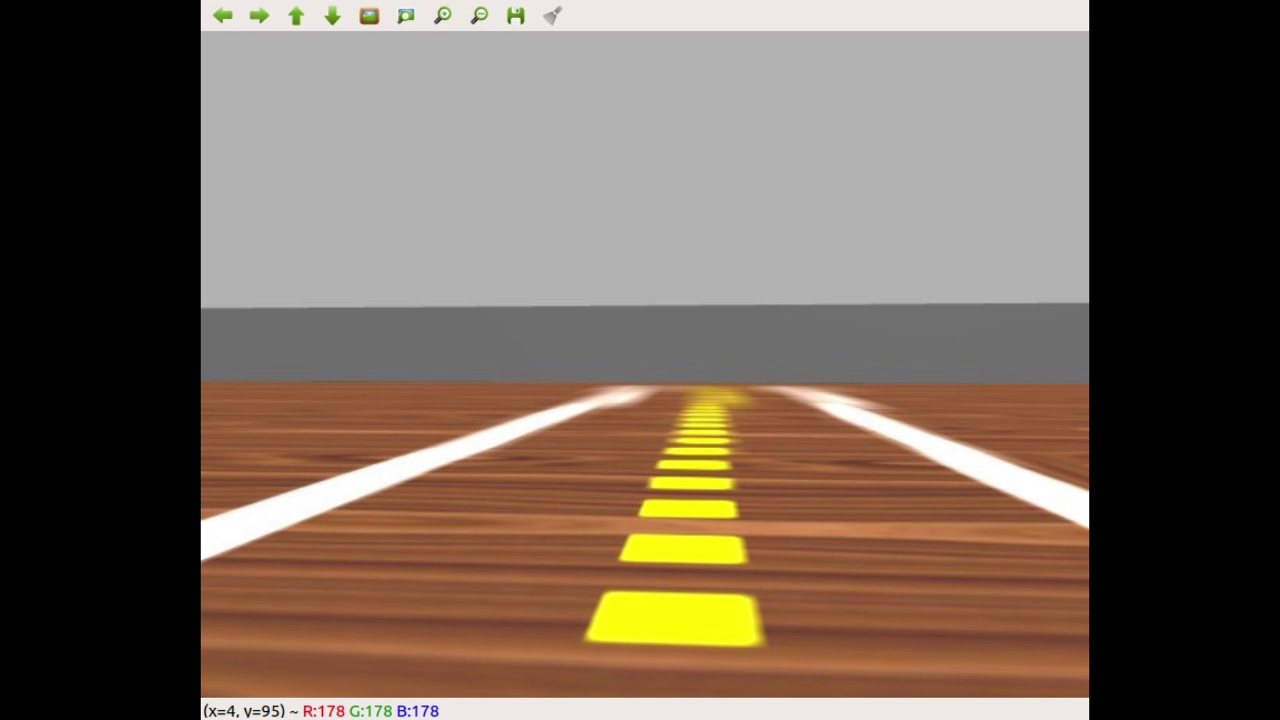
#> input picture img/frame01.jpg, 1280 x 720 px
$ python -i biblioteca.py   (imports and definitions only)
#> lines starting #> are read from the running program, lines starting #| are printed output that depends on the picture; after the words box and inside, x2 and y2 are one past the last pixel; in counts of white or black regions, pixels touching at a corner belong together
#> further down, picture is the input picture: shape (720, 1280, 3); mean B, G, R 87.5, 100.4, 115.5
#!/usr/bin/python
# -*- coding: utf-8 -*-

import cv2
import math
import numpy as np

from sklearn.linear_model import LinearRegression
from sklearn.linear_model import RANSACRegressor

def segmenta_linha_amarela(bgr):
    """Não mude ou renomeie esta função
        deve receber uma imagem bgr e retornar uma máscara com os segmentos amarelos do centro da pista em branco.
        Utiliza a função cv2.morphologyEx() para limpar ruidos na imagem
    """
    mask = bgr.copy()
    mask = cv2.cvtColor(mask,cv2.COLOR_BGR2HSV)
#> mask: shape (720, 1280, 3); mean H, S, V 7.6, 47.4, 115.7

    low_H=40//2
    low_S=100
    low_V = 100
    high_H = 80//2
    high_S = 255
    high_V = 255

    mask = cv2.inRange(mask,(low_H, low_S, low_V), (high_H, high_S, high_V))
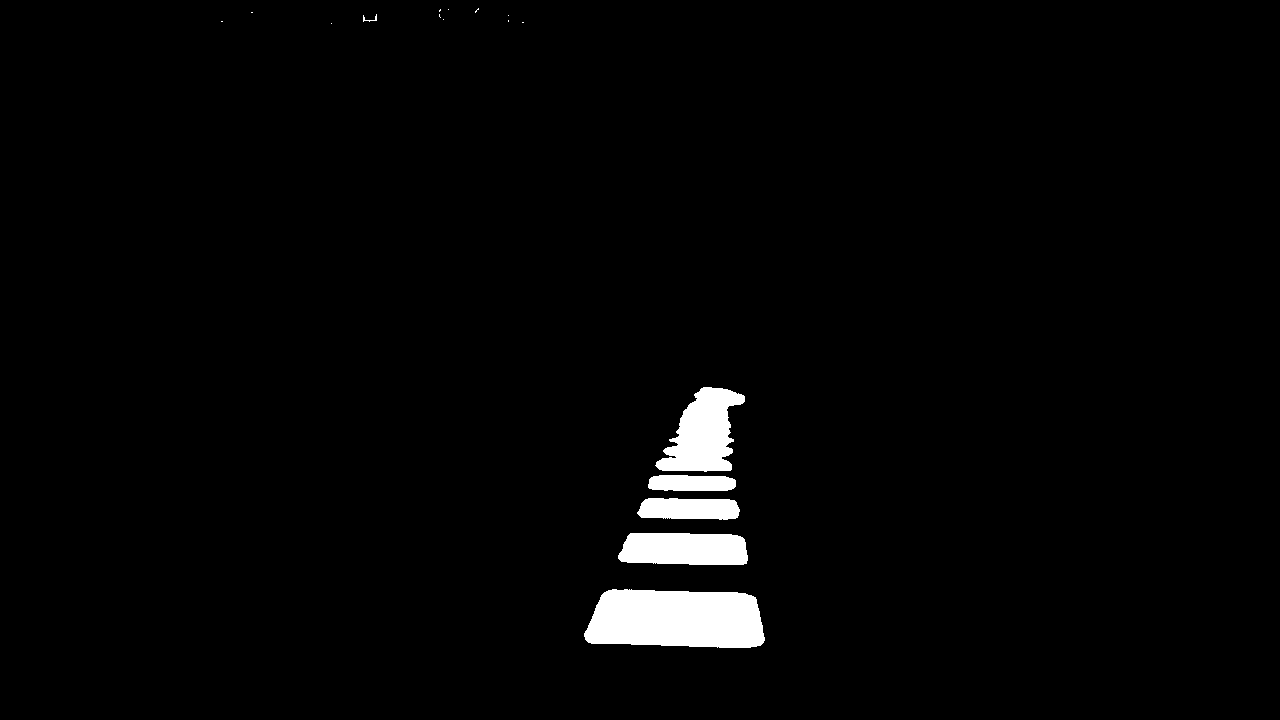
#> mask: shape (720, 1280); 2.2% white; 17 white regions (11 under 20 px), largest, box (x1, y1, x2, y2) and area: (584, 589, 765, 648) 9183, (655, 387, 745, 472) 4500, (618, 533, 748, 565) 3765, (637, 498, 740, 520) 1955, (648, 475, 736, 491) 1272, (363, 14, 377, 22) 34

    kernel = cv2.getStructuringElement(cv2.MORPH_ELLIPSE,(4,4))

    mask = cv2.morphologyEx( mask, cv2.MORPH_OPEN, kernel )
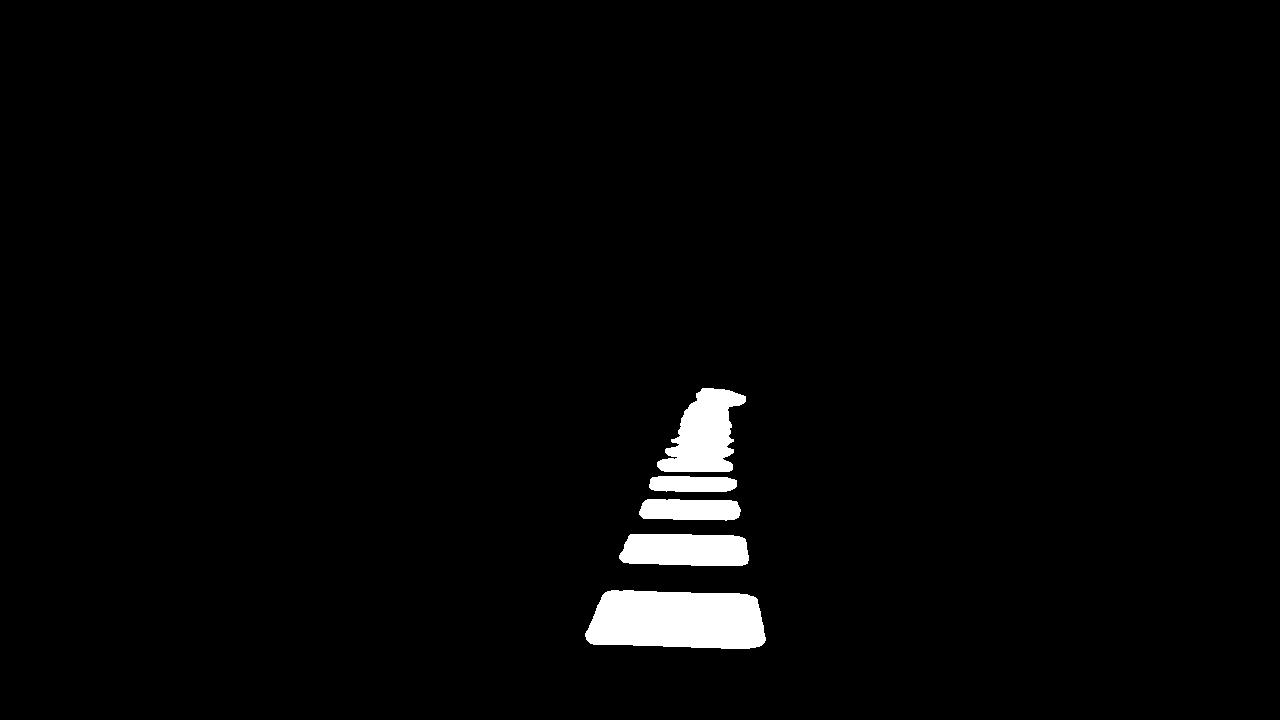
#> mask: shape (720, 1280); 2.2% white; 5 white regions, box (x1, y1, x2, y2) and area: (585, 590, 766, 649) 9210, (657, 388, 746, 472) 4517, (619, 534, 749, 566) 3772, (639, 499, 741, 521) 1951, (649, 476, 737, 492) 1269
    mask = cv2.morphologyEx( mask, cv2.MORPH_CLOSE, kernel )
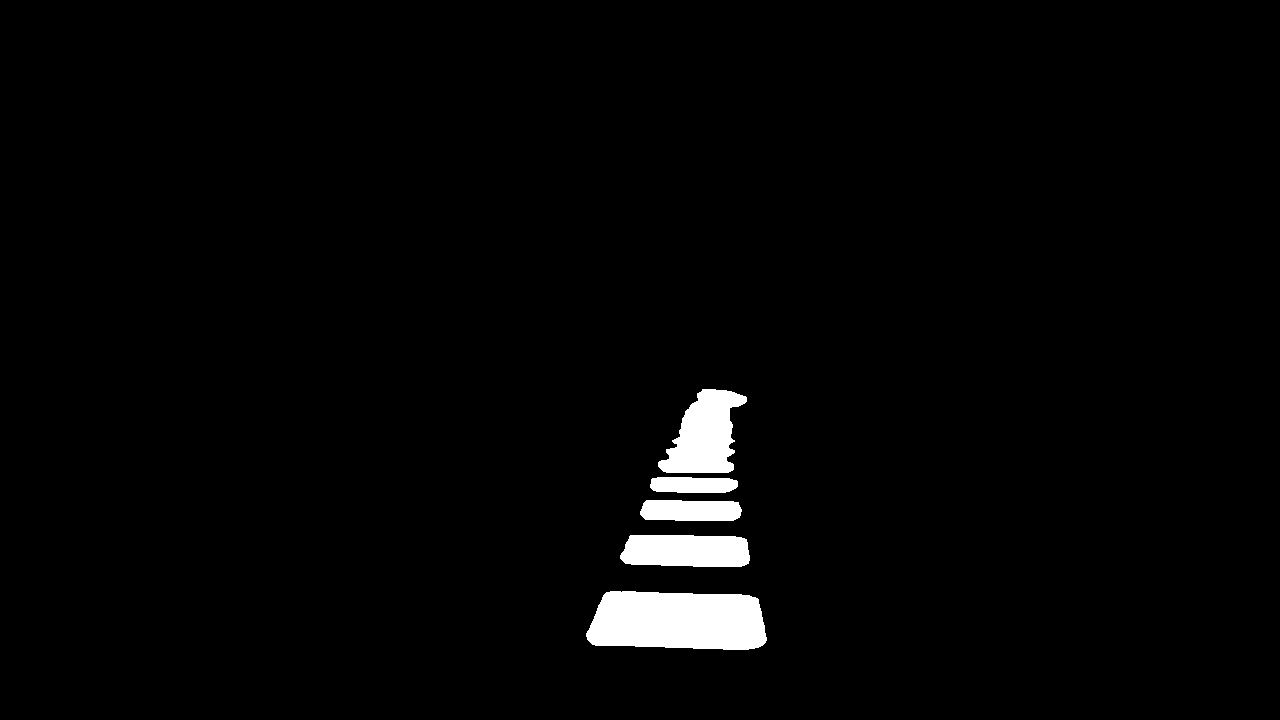
#> mask: shape (720, 1280); 2.3% white; 5 white regions, box (x1, y1, x2, y2) and area: (586, 591, 767, 650) 9231, (658, 389, 747, 473) 4569, (620, 535, 750, 567) 3776, (640, 500, 742, 521) 1951, (650, 477, 738, 493) 1262
    return mask

# [102 lines left out: functions encontrar_contornos, crosshair, encontrar_centro_dos_contornos, desenhar_linha_entre_pontos, regressao_por_centro, calcular_angulo_com_vertical, not called in this run]

# [2 lines not run here, left out]

>>> import cv2
>>> picture = cv2.imread('img/frame01.jpg')
>>> result = segmenta_linha_amarela(picture)

$ run again, on img/frame02.jpg
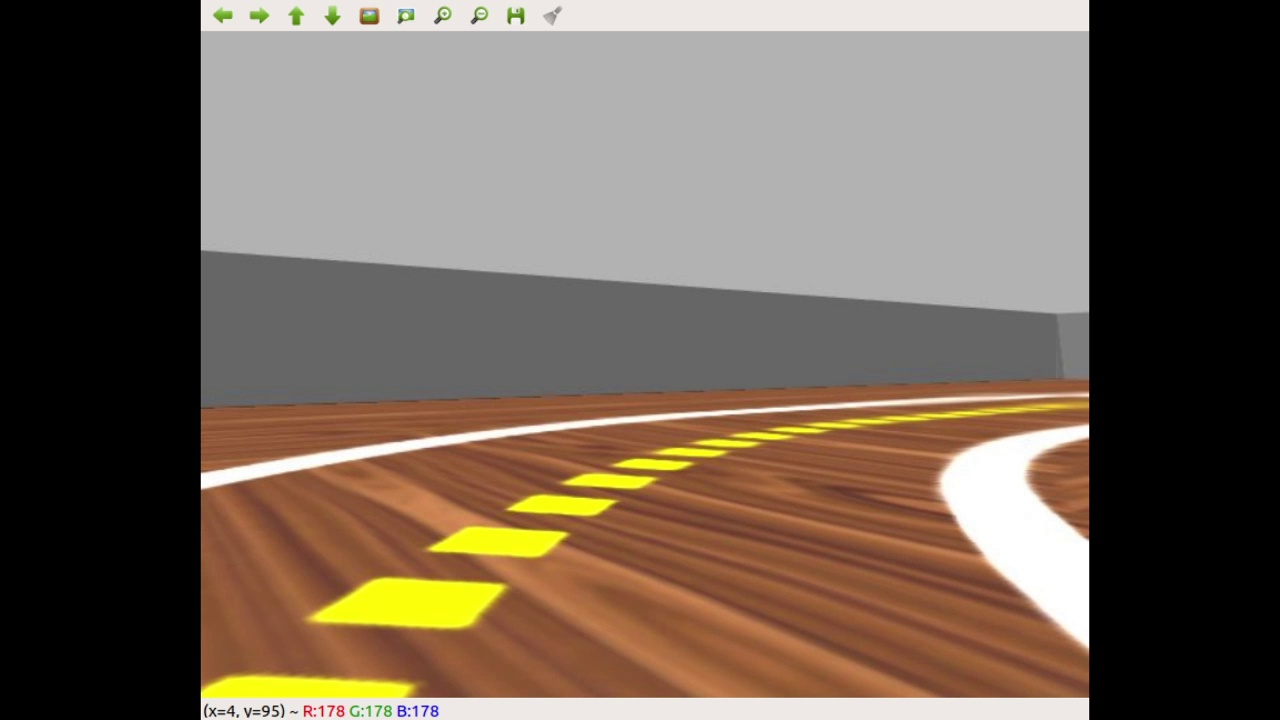
#> input picture img/frame02.jpg, 1280 x 720 px
#> picture is the input picture: shape (720, 1280, 3); mean B, G, R 86.7, 99.7, 113.7
#> in segmenta_linha_amarela, `mask = cv2.inRange(mask,(low_H, low_S, low_V), (high_H, high_S, high_V))`:
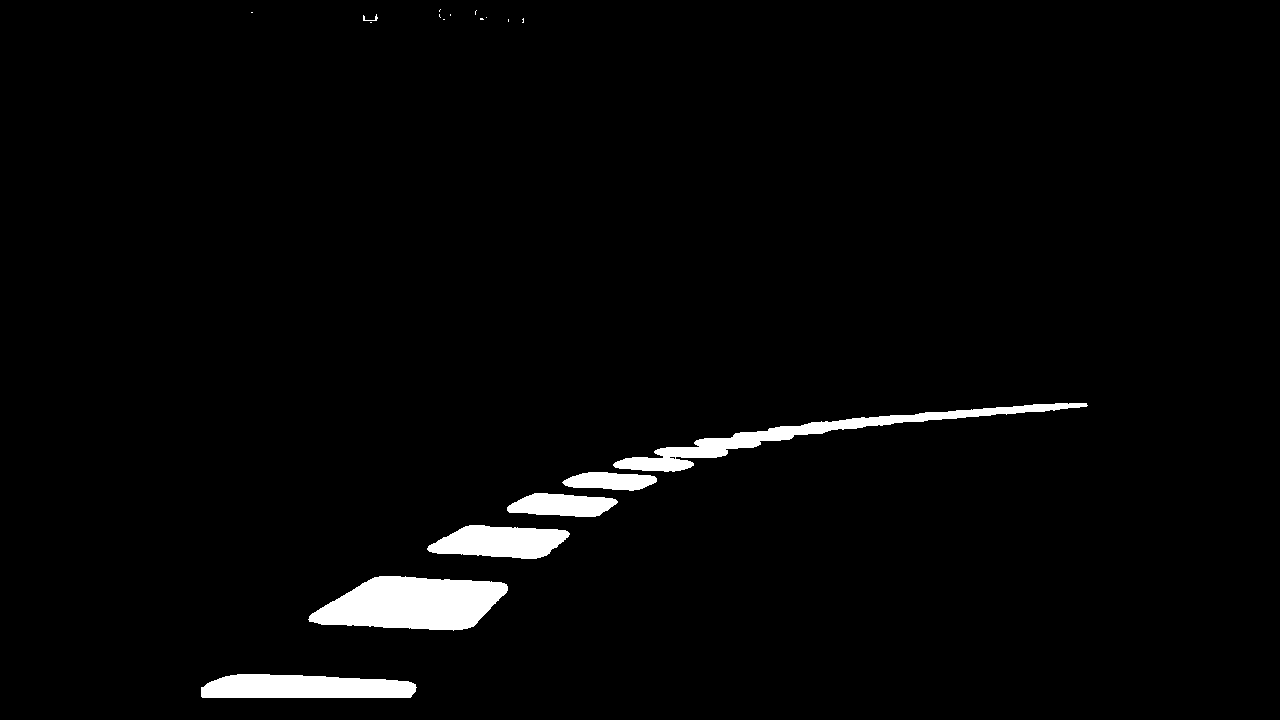
#> mask: shape (720, 1280); 2.6% white; 18 white regions (11 under 20 px), largest, box (x1, y1, x2, y2) and area: (308, 576, 508, 631) 7841, (613, 403, 1088, 472) 5210, (201, 674, 417, 698) 4405
#> in segmenta_linha_amarela, `mask = cv2.morphologyEx( mask, cv2.MORPH_CLOSE, kernel )`:
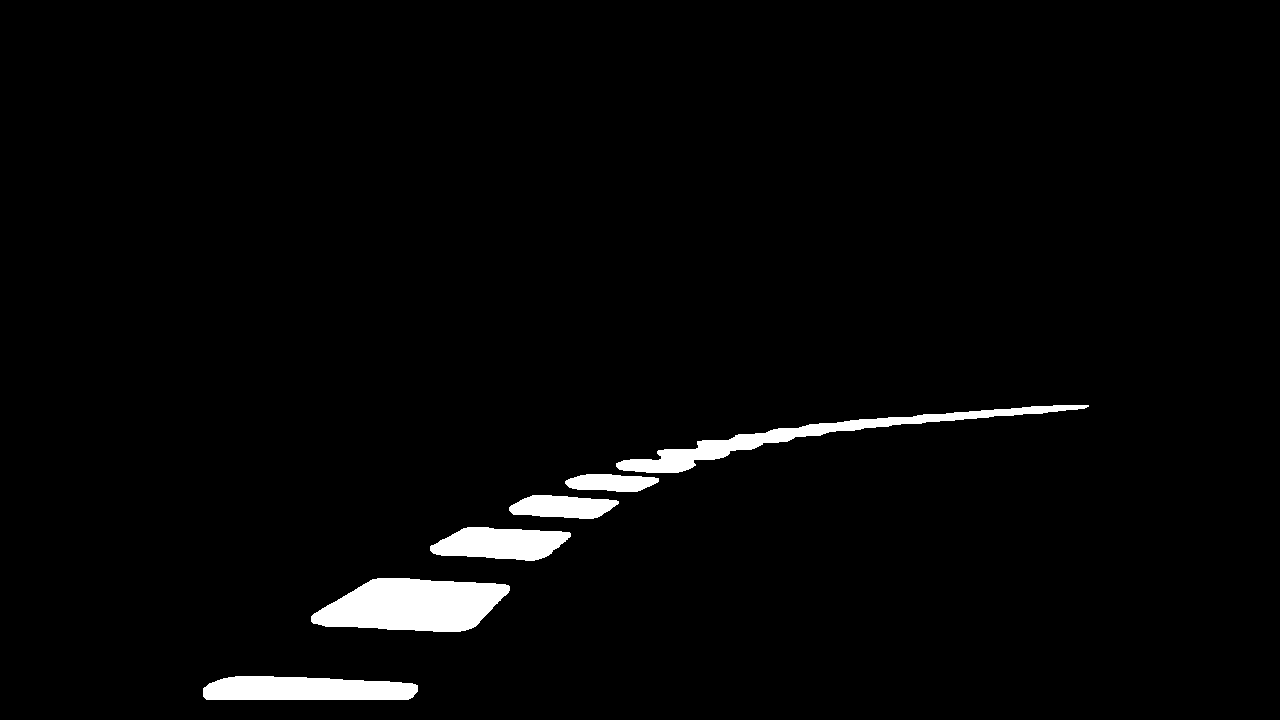
#> mask: shape (720, 1280); 2.6% white; 6 white regions, box (x1, y1, x2, y2) and area: (311, 578, 510, 632) 7880, (616, 405, 1089, 473) 5217, (203, 676, 418, 700) 4448, (430, 527, 571, 561) 3460, (509, 495, 619, 519) 1945, (565, 474, 659, 492) 1292
